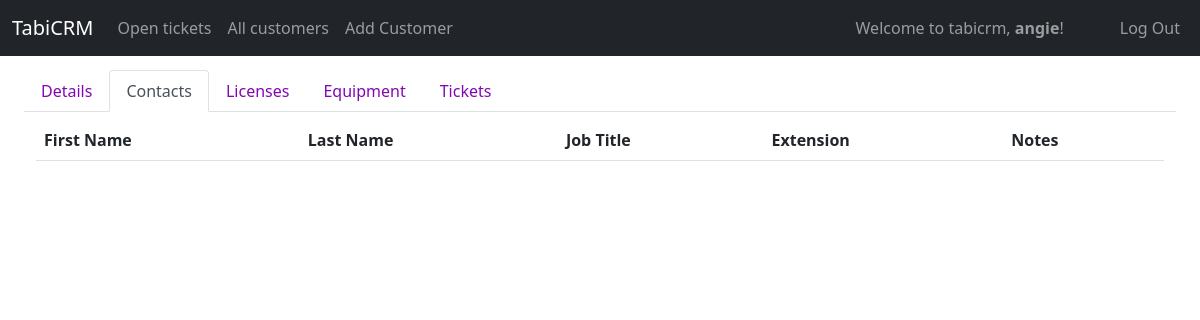
Before: /display_contacts/5 (signed in) with the older database file.
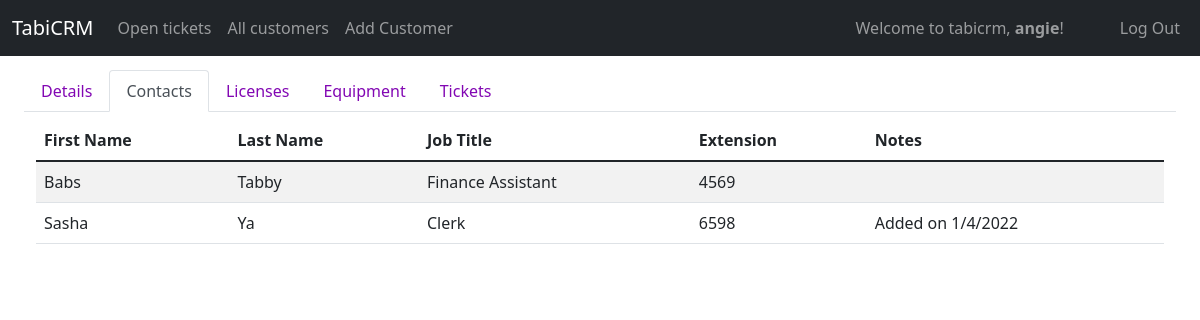
After: the same page with the newer database file.
### tabicrm/models.py (models this page shows, shortened)
class Contact(models.Model):
    id = models.AutoField(primary_key=True)
    first_name = models.CharField(max_length=255)
    last_name =  models.CharField(max_length=255,blank=True, null=True)
    job_title =   models.CharField(max_length=255,blank=True, null=True)
    extension = models.CharField(max_length=255,blank=True, null=True)
    notes = models.TextField(blank=True, null=True)
    customer = models.ForeignKey(Customer, on_delete=models.CASCADE, related_name="contact_customer")
    added_by = models.ForeignKey(User, on_delete=SET_NULL, related_name="contact_addedby", blank=True, null=True)
    updated_by = models.ForeignKey(User, on_delete=SET_NULL, related_name="contact_updatedon", blank=True, null=True)
    created_on = models.DateTimeField(auto_now_add=True)
    updated_on = models.DateTimeField(auto_now=True)

### tabicrm/views/contact.py (the view)
# urls.py: path("display_contacts/<int:customerId>", views.display_contacts, name="display_contacts"),
@login_required
def display_contacts(request, customerId):
    customer = Customer.objects.get(id = customerId)
    contacts = Contact.objects.filter(customer = customer)
    return render(request, "tabicrm/full_forms/display_contacts.html", {
        "contacts": contacts,
        'customer': customer,
        'cust_contacts': True
        })

### tabicrm/templates/tabicrm/full_forms/display_contacts.html
{% extends "tabicrm/layout.html" %}
{% load static %}
{% load humanize %}
{% block body %}
<div class="container-fluid mt-2">
    {% include 'tabicrm/partials/customer_nav.html' %}
    <div class="container-fluid mt-2">
        <table class="table table-striped table-responsive" id="contactsTable">
            <thead class="thead-dark">
                <tr>
                    <th scope="col">First Name</th>
                    <th scope="col">Last Name</th>
                    <th scope="col">Job Title</th>
                    <th scope="col">Extension</th>
                    <th scope="col">Notes</th>
                </tr>
            </thead>
            <tbody>
                {% for contact in contacts %}
                <tr class="select-customer" onclick="viewContactEditForm('{{contact.id}}')">
                    <td>{% if contact.first_name %}{{contact.first_name}}{% endif %}</td>
                    <td>{% if contact.last_name %}{{contact.last_name}}{% endif %}</td>
                    <td>{% if contact.job_title %}{{contact.job_title}}{% endif %}</td>
                    <td>{% if contact.extension %}{{contact.extension}}{% endif %}</td>
                    <td>{% if contact.notes %}{{contact.notes}}{% endif %}</td>
                </tr>
                {% endfor%}
            </tbody>
        </table>
    </div>
</div>
{% endblock %}

Changed rows visible on the page:
added Contact: first_name "Babs", last_name "Tabby", job_title "Finance Assistant", extension "4569"
added Contact: first_name "Sasha", last_name "Ya", job_title "Clerk", extension "6598", notes "Added on 1/4/2022"
